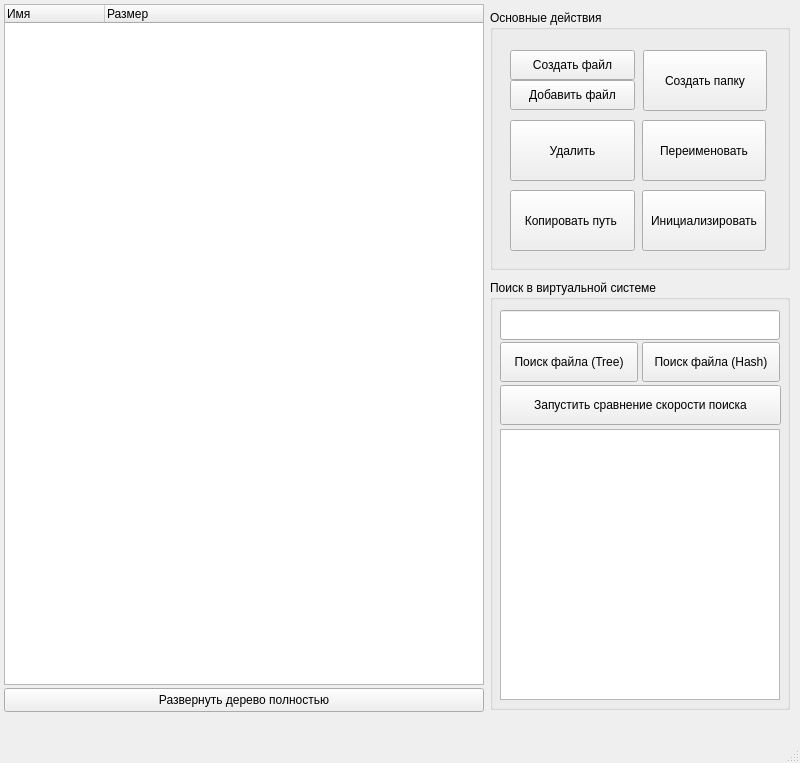
<?xml version="1.0" encoding="UTF-8"?>
<ui version="4.0">
 <class>MainWindow</class>
 <widget class="QMainWindow" name="MainWindow">
  <property name="geometry">
   <rect>
    <x>0</x>
    <y>0</y>
    <width>800</width>
    <height>763</height>
   </rect>
  </property>
  <property name="windowTitle">
   <string>MainWindow</string>
  </property>
  <widget class="QWidget" name="centralwidget">
   <widget class="QTreeWidget" name="fileTree">
    <property name="geometry">
     <rect>
      <x>4</x>
      <y>4</y>
      <width>480</width>
      <height>681</height>
     </rect>
    </property>
    <property name="maximumSize">
     <size>
      <width>16777215</width>
      <height>711</height>
     </size>
    </property>
    <property name="columnCount">
     <number>2</number>
    </property>
    <column>
     <property name="text">
      <string>Имя</string>
     </property>
    </column>
    <column>
     <property name="text">
      <string>Размер</string>
     </property>
    </column>
   </widget>
   <widget class="QGroupBox" name="groupBox">
    <property name="geometry">
     <rect>
      <x>490</x>
      <y>10</y>
      <width>300</width>
      <height>260</height>
     </rect>
    </property>
    <property name="title">
     <string>Основные действия</string>
    </property>
    <widget class="QPushButton" name="btnRename">
     <property name="geometry">
      <rect>
       <x>152</x>
       <y>110</y>
       <width>124</width>
       <height>61</height>
      </rect>
     </property>
     <property name="text">
      <string>Переименовать</string>
     </property>
    </widget>
    <widget class="QPushButton" name="btnDelete">
     <property name="geometry">
      <rect>
       <x>20</x>
       <y>110</y>
       <width>125</width>
       <height>61</height>
      </rect>
     </property>
     <property name="text">
      <string>Удалить</string>
     </property>
    </widget>
    <widget class="QPushButton" name="btnCreateFolder">
     <property name="geometry">
      <rect>
       <x>153</x>
       <y>40</y>
       <width>124</width>
       <height>61</height>
      </rect>
     </property>
     <property name="text">
      <string>Создать папку</string>
     </property>
    </widget>
    <widget class="QPushButton" name="btnCopyPath">
     <property name="geometry">
      <rect>
       <x>20</x>
       <y>180</y>
       <width>125</width>
       <height>61</height>
      </rect>
     </property>
     <property name="text">
      <string>Копировать путь </string>
     </property>
    </widget>
    <widget class="QPushButton" name="btnCreateFile">
     <property name="geometry">
      <rect>
       <x>20</x>
       <y>40</y>
       <width>125</width>
       <height>30</height>
      </rect>
     </property>
     <property name="text">
      <string>Создать файл</string>
     </property>
    </widget>
    <widget class="QPushButton" name="btnInitFS">
     <property name="geometry">
      <rect>
       <x>152</x>
       <y>180</y>
       <width>124</width>
       <height>61</height>
      </rect>
     </property>
     <property name="text">
      <string>Инициализировать</string>
     </property>
    </widget>
    <widget class="QPushButton" name="btnMountFile">
     <property name="geometry">
      <rect>
       <x>20</x>
       <y>70</y>
       <width>125</width>
       <height>30</height>
      </rect>
     </property>
     <property name="text">
      <string>Добавить файл</string>
     </property>
    </widget>
   </widget>
   <widget class="QGroupBox" name="groupBox_2">
    <property name="geometry">
     <rect>
      <x>490</x>
      <y>280</y>
      <width>300</width>
      <height>430</height>
     </rect>
    </property>
    <property name="title">
     <string>Поиск в виртуальной системе</string>
    </property>
    <widget class="QLineEdit" name="searchEdit">
     <property name="geometry">
      <rect>
       <x>10</x>
       <y>30</y>
       <width>280</width>
       <height>30</height>
      </rect>
     </property>
     <property name="text">
      <string/>
     </property>
    </widget>
    <widget class="QPushButton" name="btnSearchSlow">
     <property name="geometry">
      <rect>
       <x>10</x>
       <y>62</y>
       <width>138</width>
       <height>40</height>
      </rect>
     </property>
     <property name="text">
      <string>Поиск файла (Tree)</string>
     </property>
    </widget>
    <widget class="QPushButton" name="btnSearchFast">
     <property name="geometry">
      <rect>
       <x>152</x>
       <y>62</y>
       <width>138</width>
       <height>40</height>
      </rect>
     </property>
     <property name="text">
      <string>Поиск файла (Hash)</string>
     </property>
    </widget>
    <widget class="QListWidget" name="searchResultList">
     <property name="geometry">
      <rect>
       <x>10</x>
       <y>149</y>
       <width>280</width>
       <height>271</height>
      </rect>
     </property>
    </widget>
    <widget class="QPushButton" name="btnRunBenchmark">
     <property name="geometry">
      <rect>
       <x>10</x>
       <y>105</y>
       <width>281</width>
       <height>40</height>
      </rect>
     </property>
     <property name="text">
      <string>Запустить сравнение скорости поиска</string>
     </property>
    </widget>
   </widget>
   <widget class="QPushButton" name="btnExpandAll">
    <property name="geometry">
     <rect>
      <x>4</x>
      <y>688</y>
      <width>480</width>
      <height>24</height>
     </rect>
    </property>
    <property name="text">
     <string>Развернуть дерево полностью</string>
    </property>
   </widget>
  </widget>
  <widget class="QMenuBar" name="menubar">
   <property name="geometry">
    <rect>
     <x>0</x>
     <y>0</y>
     <width>800</width>
     <height>21</height>
    </rect>
   </property>
  </widget>
  <widget class="QStatusBar" name="statusbar"/>
 </widget>
 <resources/>
 <connections/>
</ui>
